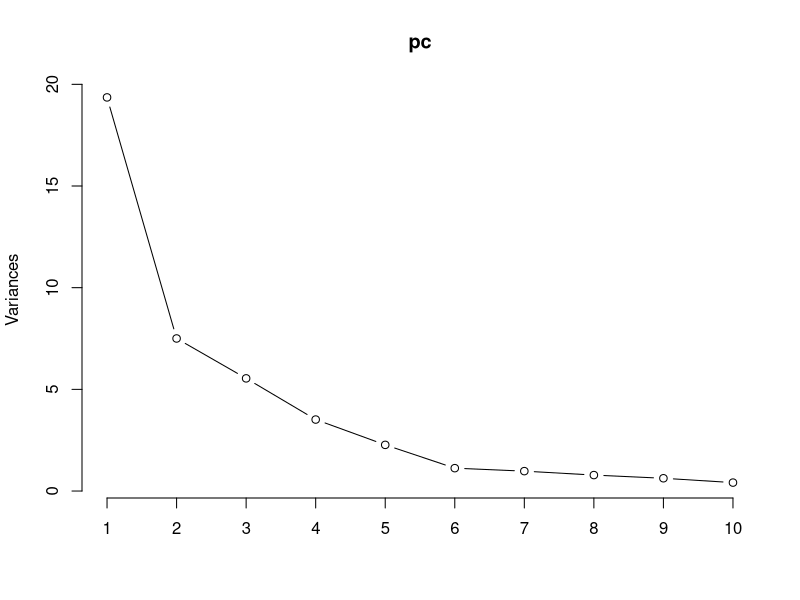
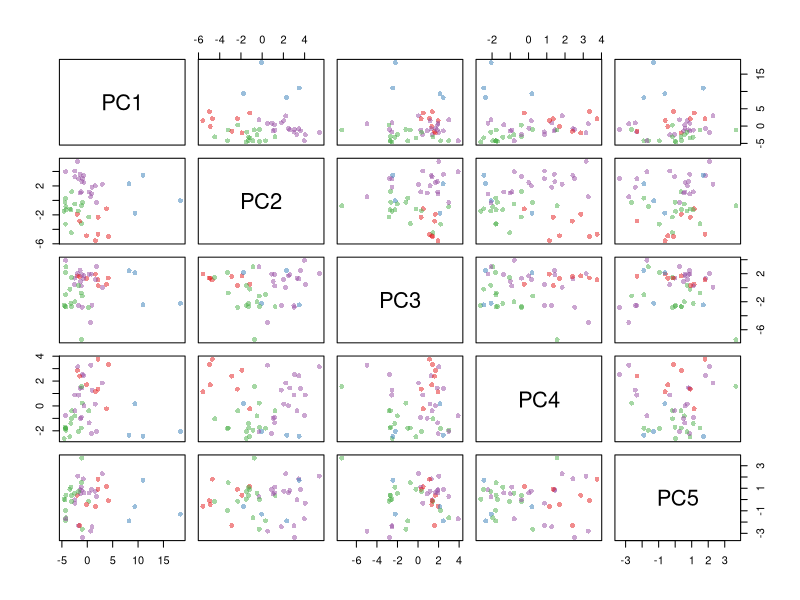

R code for these plots, in order:

# Load data
data <- read.csv(file="censusStateClean.csv", header=T, sep=",", row.names=1)
# Scale data because using different units
data2 <- data.frame(scale(data))
# Run PCA
pc <- prcomp(data2)
# Choose number of principal compnets that account for > 85% of variance or underneath elbow
plot(pc, type='l')
summary(pc)
# User first 5 components
comp <- data.frame(pc$x[,1:5])
#K-means cluster
k <- kmeans(comp, 4, nstart=25, iter.max=1000)
# Plot clusters across components
library(RColorBrewer)
library(scales)
palette(alpha(brewer.pal(9,'Set1'), 0.5))
plot(comp, col=k$clust, pch=16)
# Cluster sizes
sort(table(k$clust))
clust <- names(sort(table(k$clust)))
# First cluster
row.names(data[k$clust==clust[1],])
# Second Cluster
row.names(data[k$clust==clust[2],])
# Third Cluster
row.names(data[k$clust==clust[3],])
# Fourth Cluster
row.names(data[k$clust==clust[4],])

# > # First cluster
#     > row.names(data[k$clust==clust[1],])
# [1] "California" "Florida"    "New York"   "Texas"     
# > # Second Cluster
#     > row.names(data[k$clust==clust[2],])
# [1] "Connecticut"   "Delaware"      "Illinois"      "Maryland"      "Massachusetts" "New Jersey"   
# [7] "Rhode Island"  "Virginia"     
# > # Third Cluster
#     > row.names(data[k$clust==clust[3],])
# [1] "Colorado"      "Idaho"         "Iowa"          "Kansas"        "Maine"         "Minnesota"    
# [7] "Montana"       "Nebraska"      "Nevada"        "New Hampshire" "North Dakota"  "Oregon"       
# [13] "South Dakota"  "Utah"          "Vermont"       "Wisconsin"     "Wyoming"      
# > # Fourth Cluster
#     > row.names(data[k$clust==clust[4],])
# [1] "Alabama"        "AriNAona"       "Arkansas"       "Georgia"        "Indiana"        "Kentucky"      
# [7] "Louisiana"      "Michigan"       "Mississippi"    "Missouri"       "New Mexico"     "North Carolina"
# [13] "Ohio"           "Oklahoma"       "Pennsylvania"   "South Carolina" "Tennessee"      "West Virginia" 